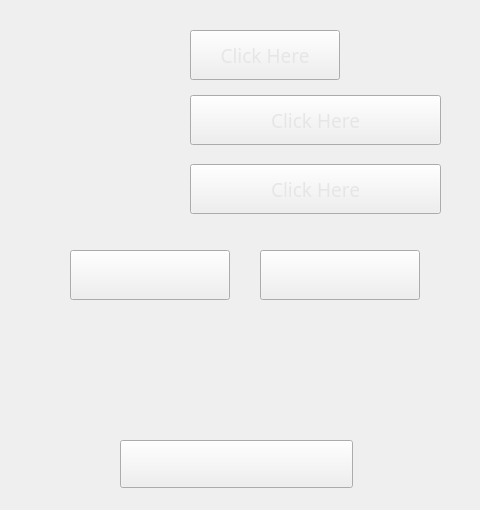
<?xml version="1.0" encoding="UTF-8"?>
<ui version="4.0">
 <class>Report</class>
 <widget class="QWidget" name="Report">
  <property name="geometry">
   <rect>
    <x>0</x>
    <y>0</y>
    <width>480</width>
    <height>510</height>
   </rect>
  </property>
  <property name="windowTitle">
   <string>Form</string>
  </property>
  <widget class="QStackedWidget" name="stackedWidget">
   <property name="geometry">
    <rect>
     <x>0</x>
     <y>0</y>
     <width>480</width>
     <height>510</height>
    </rect>
   </property>
   <property name="currentIndex">
    <number>0</number>
   </property>
   <widget class="QWidget" name="page_Report">
    <property name="styleSheet">
     <string notr="true">#page_Report{
	border-image: url(:/PNG/Report01.png);
}</string>
    </property>
    <widget class="QPushButton" name="product_btn">
     <property name="geometry">
      <rect>
       <x>190</x>
       <y>30</y>
       <width>150</width>
       <height>50</height>
      </rect>
     </property>
     <property name="font">
      <font>
       <family>Satoshi Variable</family>
       <pointsize>14</pointsize>
      </font>
     </property>
     <property name="styleSheet">
      <string notr="true">#product_btn{
	border-image: url(:/PNG/PNG/btn_product.png);
	color: rgb(230, 230, 230);
}</string>
     </property>
     <property name="text">
      <string>Click Here</string>
     </property>
    </widget>
    <widget class="QPushButton" name="from_btn">
     <property name="geometry">
      <rect>
       <x>190</x>
       <y>95</y>
       <width>251</width>
       <height>50</height>
      </rect>
     </property>
     <property name="font">
      <font>
       <family>Satoshi Variable</family>
       <pointsize>14</pointsize>
      </font>
     </property>
     <property name="styleSheet">
      <string notr="true">#from_btn{
	border-image: url(:/PNG/PNG/btn.png);
	color: rgb(230, 230, 230);
}</string>
     </property>
     <property name="text">
      <string>Click Here</string>
     </property>
    </widget>
    <widget class="QPushButton" name="to_btn">
     <property name="geometry">
      <rect>
       <x>190</x>
       <y>164</y>
       <width>251</width>
       <height>50</height>
      </rect>
     </property>
     <property name="font">
      <font>
       <family>Satoshi Variable</family>
       <pointsize>14</pointsize>
      </font>
     </property>
     <property name="styleSheet">
      <string notr="true">#to_btn{
	border-image: url(:/PNG/PNG/btn.png);
	color: rgb(230, 230, 230);
}</string>
     </property>
     <property name="text">
      <string>Click Here</string>
     </property>
    </widget>
    <widget class="QPushButton" name="Done_btn">
     <property name="geometry">
      <rect>
       <x>70</x>
       <y>250</y>
       <width>160</width>
       <height>50</height>
      </rect>
     </property>
     <property name="font">
      <font>
       <family>Satoshi Variable</family>
       <pointsize>14</pointsize>
      </font>
     </property>
     <property name="styleSheet">
      <string notr="true">#Done_btn{
	border-image: url(:/PNG/btn_done.png);
	color: rgb(230, 230, 230);
}</string>
     </property>
     <property name="text">
      <string/>
     </property>
    </widget>
    <widget class="QPushButton" name="Cancel_btn">
     <property name="geometry">
      <rect>
       <x>260</x>
       <y>250</y>
       <width>160</width>
       <height>50</height>
      </rect>
     </property>
     <property name="font">
      <font>
       <family>Satoshi Variable</family>
       <pointsize>14</pointsize>
      </font>
     </property>
     <property name="styleSheet">
      <string notr="true">#Cancel_btn{
	border-image: url(:/PNG/btn_cancel.png);
	color: rgb(230, 230, 230);
}</string>
     </property>
     <property name="text">
      <string/>
     </property>
    </widget>
    <widget class="QLabel" name="email_address_lbl">
     <property name="geometry">
      <rect>
       <x>30</x>
       <y>330</y>
       <width>421</width>
       <height>91</height>
      </rect>
     </property>
     <property name="styleSheet">
      <string notr="true">#email_address_lbl
{
color: rgb(0, 0, 0);
	border-image: url(:/PNG/Email_Label.png);
}</string>
     </property>
     <property name="text">
      <string/>
     </property>
    </widget>
    <widget class="QLineEdit" name="email_address_lineEdit">
     <property name="geometry">
      <rect>
       <x>50</x>
       <y>370</y>
       <width>381</width>
       <height>51</height>
      </rect>
     </property>
     <property name="styleSheet">
      <string notr="true">#email_address_lineEdit{
	
	background-color: rgba(255, 255, 255,0%);
}</string>
     </property>
     <property name="frame">
      <bool>false</bool>
     </property>
    </widget>
    <widget class="QPushButton" name="send_report_btn">
     <property name="geometry">
      <rect>
       <x>120</x>
       <y>440</y>
       <width>233</width>
       <height>48</height>
      </rect>
     </property>
     <property name="font">
      <font>
       <family>Satoshi Variable</family>
       <pointsize>14</pointsize>
      </font>
     </property>
     <property name="styleSheet">
      <string notr="true">#send_report_btn{
	border-image: url(:/PNG/Re_send.png);
}</string>
     </property>
     <property name="text">
      <string/>
     </property>
    </widget>
    <widget class="QLabel" name="Product_label">
     <property name="geometry">
      <rect>
       <x>190</x>
       <y>30</y>
       <width>150</width>
       <height>50</height>
      </rect>
     </property>
     <property name="font">
      <font>
       <family>Satoshi Variable</family>
       <pointsize>18</pointsize>
       <bold>false</bold>
      </font>
     </property>
     <property name="styleSheet">
      <string notr="true">color: rgb(0, 0, 0);</string>
     </property>
     <property name="text">
      <string/>
     </property>
     <property name="alignment">
      <set>Qt::AlignmentFlag::AlignCenter</set>
     </property>
    </widget>
    <widget class="QLabel" name="From_label">
     <property name="geometry">
      <rect>
       <x>190</x>
       <y>95</y>
       <width>251</width>
       <height>50</height>
      </rect>
     </property>
     <property name="font">
      <font>
       <family>Yu Gothic UI Semibold</family>
       <pointsize>14</pointsize>
       <bold>true</bold>
      </font>
     </property>
     <property name="styleSheet">
      <string notr="true">color: rgb(0, 0, 0);</string>
     </property>
     <property name="text">
      <string/>
     </property>
     <property name="alignment">
      <set>Qt::AlignmentFlag::AlignCenter</set>
     </property>
    </widget>
    <widget class="QLabel" name="To_label">
     <property name="geometry">
      <rect>
       <x>190</x>
       <y>165</y>
       <width>251</width>
       <height>50</height>
      </rect>
     </property>
     <property name="font">
      <font>
       <family>Yu Gothic UI Semibold</family>
       <pointsize>14</pointsize>
       <bold>true</bold>
      </font>
     </property>
     <property name="styleSheet">
      <string notr="true">color: rgb(0, 0, 0);</string>
     </property>
     <property name="text">
      <string/>
     </property>
     <property name="alignment">
      <set>Qt::AlignmentFlag::AlignCenter</set>
     </property>
    </widget>
   </widget>
   <widget class="QWidget" name="page_From">
    <property name="styleSheet">
     <string notr="true">#page_From{
	border-image: url(:/PNG/From.png);
}</string>
    </property>
    <widget class="QPushButton" name="Form_oK_btn">
     <property name="geometry">
      <rect>
       <x>370</x>
       <y>230</y>
       <width>75</width>
       <height>71</height>
      </rect>
     </property>
     <property name="styleSheet">
      <string notr="true">#Form_oK_btn{
	border-image: url(:/PNG/Form_ok.png);
}
</string>
     </property>
     <property name="text">
      <string/>
     </property>
    </widget>
    <widget class="QSpinBox" name="Year_spinBox">
     <property name="geometry">
      <rect>
       <x>144</x>
       <y>88</y>
       <width>191</width>
       <height>61</height>
      </rect>
     </property>
     <property name="font">
      <font>
       <family>Yu Gothic UI Semibold</family>
       <pointsize>18</pointsize>
       <bold>true</bold>
      </font>
     </property>
     <property name="styleSheet">
      <string notr="true">#Year_spinBox {
 padding-left:2px;
	background-color: rgba(255, 255, 255,0%);
	color: rgb(255, 255, 255);
 }

#Year_spinBox::up-button {
	border-image: url(:/Image/Asset 1.png);

     subcontrol-origin: border;
     subcontrol-position: center right; /* position at the top right corner */
height:55;
     width: 30px; /* 16 + 2*1px border-width = 15px padding + 3px parent border */
     border-width: 1px;
 }
#Year_spinBox::up-button::pressed{
 padding-right:5px;
height:50;
     width: 25px;
}
#Year_spinBox::down-button {
	border-image: url(:/Image/Asset 2.png);
     subcontrol-origin: border;
     subcontrol-position: center left; /* position at bottom right corner */
height:55;
     width: 30px;
     border-width: 1px;
     border-top-width: 0;
 }
#Year_spinBox::down-button::pressed{
 padding-left:5px;
height:50;
     width: 25px;
}</string>
     </property>
     <property name="alignment">
      <set>Qt::AlignmentFlag::AlignCenter</set>
     </property>
     <property name="prefix">
      <string/>
     </property>
     <property name="minimum">
      <number>1402</number>
     </property>
     <property name="maximum">
      <number>1440</number>
     </property>
     <property name="value">
      <number>1402</number>
     </property>
    </widget>
    <widget class="QSpinBox" name="Month_spinBox">
     <property name="geometry">
      <rect>
       <x>144</x>
       <y>158</y>
       <width>191</width>
       <height>61</height>
      </rect>
     </property>
     <property name="font">
      <font>
       <family>Yu Gothic UI Semibold</family>
       <pointsize>18</pointsize>
       <bold>true</bold>
      </font>
     </property>
     <property name="styleSheet">
      <string notr="true">#Month_spinBox {
 padding-left:2px;
	background-color: rgba(255, 255, 255,0%);
	color: rgb(255, 255, 255);
 }

#Month_spinBox::up-button {
	border-image: url(:/Image/Asset 1.png);

     subcontrol-origin: border;
     subcontrol-position: center right; /* position at the top right corner */
height:55;
     width: 30px; /* 16 + 2*1px border-width = 15px padding + 3px parent border */
     border-width: 1px;
 }
#Month_spinBox::up-button::pressed{
 padding-right:5px;
height:50;
     width: 25px;
}
#Month_spinBox::down-button {
	border-image: url(:/Image/Asset 2.png);
     subcontrol-origin: border;
     subcontrol-position: center left; /* position at bottom right corner */
height:55;
     width: 30px;
     border-width: 1px;
     border-top-width: 0;
 }
#Month_spinBox::down-button::pressed{
 padding-left:5px;
height:50;
     width: 25px;
}</string>
     </property>
     <property name="alignment">
      <set>Qt::AlignmentFlag::AlignCenter</set>
     </property>
     <property name="prefix">
      <string>0</string>
     </property>
     <property name="minimum">
      <number>1</number>
     </property>
     <property name="maximum">
      <number>12</number>
     </property>
     <property name="stepType">
      <enum>QAbstractSpinBox::StepType::DefaultStepType</enum>
     </property>
     <property name="value">
      <number>1</number>
     </property>
    </widget>
    <widget class="QSpinBox" name="Day_spinBox">
     <property name="geometry">
      <rect>
       <x>144</x>
       <y>224</y>
       <width>191</width>
       <height>61</height>
      </rect>
     </property>
     <property name="font">
      <font>
       <family>Yu Gothic UI Semibold</family>
       <pointsize>18</pointsize>
       <bold>true</bold>
      </font>
     </property>
     <property name="styleSheet">
      <string notr="true">#Day_spinBox{
 padding-left:2px;
	background-color: rgba(255, 255, 255,0%);
	color: rgb(255, 255, 255);
format:&quot;%02.0f&quot;;
 }

#Day_spinBox::up-button {
	border-image: url(:/Image/Asset 1.png);

     subcontrol-origin: border;
     subcontrol-position: center right; /* position at the top right corner */
height:55;
     width: 30px; /* 16 + 2*1px border-width = 15px padding + 3px parent border */
     border-width: 1px;
 }
#Day_spinBox::up-button::pressed{
 padding-right:5px;
height:50;
     width: 25px;
}
#Day_spinBox::down-button {
	border-image: url(:/Image/Asset 2.png);
     subcontrol-origin: border;
     subcontrol-position: center left; /* position at bottom right corner */
height:55;
     width: 30px;
     border-width: 1px;
     border-top-width: 0;
 }
#Day_spinBox::down-button::pressed{
 padding-left:5px;
height:50;
     width: 25px;
}</string>
     </property>
     <property name="alignment">
      <set>Qt::AlignmentFlag::AlignCenter</set>
     </property>
     <property name="prefix">
      <string>0</string>
     </property>
     <property name="minimum">
      <number>1</number>
     </property>
     <property name="maximum">
      <number>31</number>
     </property>
     <property name="value">
      <number>1</number>
     </property>
     <property name="displayIntegerBase">
      <number>10</number>
     </property>
    </widget>
    <widget class="QSpinBox" name="Hour_spinBox">
     <property name="geometry">
      <rect>
       <x>144</x>
       <y>290</y>
       <width>191</width>
       <height>61</height>
      </rect>
     </property>
     <property name="font">
      <font>
       <family>Yu Gothic UI Semibold</family>
       <pointsize>18</pointsize>
       <bold>true</bold>
      </font>
     </property>
     <property name="styleSheet">
      <string notr="true">#Hour_spinBox{
 padding-left:2px;
	background-color: rgba(255, 255, 255,0%);
	color: rgb(255, 255, 255);
 }

#Hour_spinBox::up-button {
	border-image: url(:/Image/Asset 1.png);

     subcontrol-origin: border;
     subcontrol-position: center right; /* position at the top right corner */
height:55;
     width: 30px; /* 16 + 2*1px border-width = 15px padding + 3px parent border */
     border-width: 1px;
 }
#Hour_spinBox::up-button::pressed{
 padding-right:5px;
height:50;
     width: 25px;
}
#Hour_spinBox::down-button {
	border-image: url(:/Image/Asset 2.png);
     subcontrol-origin: border;
     subcontrol-position: center left; /* position at bottom right corner */
height:55;
     width: 30px;
     border-width: 1px;
     border-top-width: 0;
 }
#Hour_spinBox::down-button::pressed{
 padding-left:5px;
height:50;
     width: 25px;
}</string>
     </property>
     <property name="alignment">
      <set>Qt::AlignmentFlag::AlignCenter</set>
     </property>
     <property name="prefix">
      <string>0</string>
     </property>
     <property name="minimum">
      <number>0</number>
     </property>
     <property name="maximum">
      <number>23</number>
     </property>
    </widget>
    <widget class="QSpinBox" name="Minute_spinBox">
     <property name="geometry">
      <rect>
       <x>144</x>
       <y>360</y>
       <width>191</width>
       <height>61</height>
      </rect>
     </property>
     <property name="font">
      <font>
       <family>Yu Gothic UI Semibold</family>
       <pointsize>18</pointsize>
       <bold>true</bold>
      </font>
     </property>
     <property name="styleSheet">
      <string notr="true">#Minute_spinBox{
 padding-left:2px;
	background-color: rgba(255, 255, 255,0%);
	color: rgb(255, 255, 255);
 }

#Minute_spinBox::up-button {
	border-image: url(:/Image/Asset 1.png);

     subcontrol-origin: border;
     subcontrol-position: center right; /* position at the top right corner */
height:55;
     width: 30px; /* 16 + 2*1px border-width = 15px padding + 3px parent border */
     border-width: 1px;
 }
#Minute_spinBox::up-button::pressed{
 padding-right:5px;
height:50;
     width: 25px;
}
#Minute_spinBox::down-button {
	border-image: url(:/Image/Asset 2.png);
     subcontrol-origin: border;
     subcontrol-position: center left; /* position at bottom right corner */
height:55;
     width: 30px;
     border-width: 1px;
     border-top-width: 0;
 }
#Minute_spinBox::down-button::pressed{
 padding-left:5px;
height:50;
     width: 25px;
}</string>
     </property>
     <property name="alignment">
      <set>Qt::AlignmentFlag::AlignCenter</set>
     </property>
     <property name="prefix">
      <string>0</string>
     </property>
     <property name="minimum">
      <number>0</number>
     </property>
     <property name="maximum">
      <number>60</number>
     </property>
    </widget>
    <widget class="QSpinBox" name="Second_spinBox">
     <property name="geometry">
      <rect>
       <x>144</x>
       <y>426</y>
       <width>191</width>
       <height>61</height>
      </rect>
     </property>
     <property name="font">
      <font>
       <family>Yu Gothic UI Semibold</family>
       <pointsize>18</pointsize>
       <bold>true</bold>
      </font>
     </property>
     <property name="styleSheet">
      <string notr="true">#Second_spinBox{
 padding-left:2px;
	background-color: rgba(255, 255, 255,0%);
	color: rgb(255, 255, 255);
 }

#Second_spinBox::up-button {
	border-image: url(:/Image/Asset 1.png);

     subcontrol-origin: border;
     subcontrol-position: center right; /* position at the top right corner */
height:55;
     width: 30px; /* 16 + 2*1px border-width = 15px padding + 3px parent border */
     border-width: 1px;
 }
#Second_spinBox::up-button::pressed{
 padding-right:5px;
height:50;
     width: 25px;
}
#Second_spinBox::down-button {
	border-image: url(:/Image/Asset 2.png);
     subcontrol-origin: border;
     subcontrol-position: center left; /* position at bottom right corner */
height:55;
     width: 30px;
     border-width: 1px;
     border-top-width: 0;
 }
#Second_spinBox::down-button::pressed{
 padding-left:5px;
height:50;
     width: 25px;
}</string>
     </property>
     <property name="alignment">
      <set>Qt::AlignmentFlag::AlignCenter</set>
     </property>
     <property name="prefix">
      <string>0</string>
     </property>
     <property name="minimum">
      <number>0</number>
     </property>
     <property name="maximum">
      <number>60</number>
     </property>
    </widget>
   </widget>
   <widget class="QWidget" name="page_To">
    <property name="styleSheet">
     <string notr="true">#page_To{
	border-image: url(:/PNG/To.png);
}</string>
    </property>
    <widget class="QSpinBox" name="Year_spinBox_To">
     <property name="geometry">
      <rect>
       <x>144</x>
       <y>88</y>
       <width>191</width>
       <height>61</height>
      </rect>
     </property>
     <property name="font">
      <font>
       <family>Yu Gothic UI Semibold</family>
       <pointsize>18</pointsize>
       <bold>true</bold>
      </font>
     </property>
     <property name="styleSheet">
      <string notr="true">#Year_spinBox_To {
 padding-left:2px;
	background-color: rgba(255, 255, 255,0%);
	color: rgb(255, 255, 255);
 }

#Year_spinBox_To::up-button {
	border-image: url(:/Image/Asset 1.png);

     subcontrol-origin: border;
     subcontrol-position: center right; /* position at the top right corner */
height:55;
     width: 30px; /* 16 + 2*1px border-width = 15px padding + 3px parent border */
     border-width: 1px;
 }
#Year_spinBox_To::up-button::pressed{
 padding-right:5px;
height:50;
     width: 25px;
}
#Year_spinBox_To::down-button {
	border-image: url(:/Image/Asset 2.png);
     subcontrol-origin: border;
     subcontrol-position: center left; /* position at bottom right corner */
height:55;
     width: 30px;
     border-width: 1px;
     border-top-width: 0;
 }
#Year_spinBox_To::down-button::pressed{
 padding-left:5px;
height:50;
     width: 25px;
}</string>
     </property>
     <property name="alignment">
      <set>Qt::AlignmentFlag::AlignCenter</set>
     </property>
     <property name="minimum">
      <number>1402</number>
     </property>
     <property name="maximum">
      <number>1440</number>
     </property>
    </widget>
    <widget class="QSpinBox" name="Month_spinBox_To">
     <property name="geometry">
      <rect>
       <x>144</x>
       <y>158</y>
       <width>191</width>
       <height>61</height>
      </rect>
     </property>
     <property name="font">
      <font>
       <family>Yu Gothic UI Semibold</family>
       <pointsize>18</pointsize>
       <bold>true</bold>
      </font>
     </property>
     <property name="styleSheet">
      <string notr="true">#Month_spinBox_To {
 padding-left:2px;
	background-color: rgba(255, 255, 255,0%);
	color: rgb(255, 255, 255);
 }

#Month_spinBox_To::up-button {
	border-image: url(:/Image/Asset 1.png);

     subcontrol-origin: border;
     subcontrol-position: center right; /* position at the top right corner */
height:55;
     width: 30px; /* 16 + 2*1px border-width = 15px padding + 3px parent border */
     border-width: 1px;
 }
#Month_spinBox_To::up-button::pressed{
 padding-right:5px;
height:50;
     width: 25px;
}
#Month_spinBox_To::down-button {
	border-image: url(:/Image/Asset 2.png);
     subcontrol-origin: border;
     subcontrol-position: center left; /* position at bottom right corner */
height:55;
     width: 30px;
     border-width: 1px;
     border-top-width: 0;
 }
#Month_spinBox_To::down-button::pressed{
 padding-left:5px;
height:50;
     width: 25px;
}</string>
     </property>
     <property name="alignment">
      <set>Qt::AlignmentFlag::AlignCenter</set>
     </property>
     <property name="prefix">
      <string>0</string>
     </property>
     <property name="minimum">
      <number>1</number>
     </property>
     <property name="maximum">
      <number>12</number>
     </property>
    </widget>
    <widget class="QSpinBox" name="Day_spinBox_To">
     <property name="geometry">
      <rect>
       <x>144</x>
       <y>226</y>
       <width>191</width>
       <height>61</height>
      </rect>
     </property>
     <property name="font">
      <font>
       <family>Yu Gothic UI Semibold</family>
       <pointsize>18</pointsize>
       <bold>true</bold>
      </font>
     </property>
     <property name="styleSheet">
      <string notr="true">#Day_spinBox_To{
 padding-left:2px;
	background-color: rgba(255, 255, 255,0%);
	color: rgb(255, 255, 255);
 }

#Day_spinBox_To::up-button {
	border-image: url(:/Image/Asset 1.png);

     subcontrol-origin: border;
     subcontrol-position: center right; /* position at the top right corner */
height:55;
     width: 30px; /* 16 + 2*1px border-width = 15px padding + 3px parent border */
     border-width: 1px;
 }
#Day_spinBox_To::up-button::pressed{
 padding-right:5px;
height:50;
     width: 25px;
}
#Day_spinBox_To::down-button {
	border-image: url(:/Image/Asset 2.png);
     subcontrol-origin: border;
     subcontrol-position: center left; /* position at bottom right corner */
height:55;
     width: 30px;
     border-width: 1px;
     border-top-width: 0;
 }
#Day_spinBox_To::down-button::pressed{
 padding-left:5px;
height:50;
     width: 25px;
}</string>
     </property>
     <property name="alignment">
      <set>Qt::AlignmentFlag::AlignCenter</set>
     </property>
     <property name="prefix">
      <string>0</string>
     </property>
     <property name="minimum">
      <number>1</number>
     </property>
     <property name="maximum">
      <number>31</number>
     </property>
    </widget>
    <widget class="QSpinBox" name="Hour_spinBox_To">
     <property name="geometry">
      <rect>
       <x>144</x>
       <y>290</y>
       <width>191</width>
       <height>61</height>
      </rect>
     </property>
     <property name="font">
      <font>
       <family>Yu Gothic UI Semibold</family>
       <pointsize>18</pointsize>
       <bold>true</bold>
      </font>
     </property>
     <property name="styleSheet">
      <string notr="true">#Hour_spinBox_To{
 padding-left:2px;
	background-color: rgba(255, 255, 255,0%);
	color: rgb(255, 255, 255);
 }

#Hour_spinBox_To::up-button {
	border-image: url(:/Image/Asset 1.png);

     subcontrol-origin: border;
     subcontrol-position: center right; /* position at the top right corner */
height:55;
     width: 30px; /* 16 + 2*1px border-width = 15px padding + 3px parent border */
     border-width: 1px;
 }
#Hour_spinBox_To::up-button::pressed{
 padding-right:5px;
height:50;
     width: 25px;
}
#Hour_spinBox_To::down-button {
	border-image: url(:/Image/Asset 2.png);
     subcontrol-origin: border;
     subcontrol-position: center left; /* position at bottom right corner */
height:55;
     width: 30px;
     border-width: 1px;
     border-top-width: 0;
 }
#Hour_spinBox_To::down-button::pressed{
 padding-left:5px;
height:50;
     width: 25px;
}</string>
     </property>
     <property name="alignment">
      <set>Qt::AlignmentFlag::AlignCenter</set>
     </property>
     <property name="prefix">
      <string>0</string>
     </property>
     <property name="minimum">
      <number>0</number>
     </property>
     <property name="maximum">
      <number>23</number>
     </property>
    </widget>
    <widget class="QSpinBox" name="Minute_spinBox_To">
     <property name="geometry">
      <rect>
       <x>144</x>
       <y>358</y>
       <width>191</width>
       <height>61</height>
      </rect>
     </property>
     <property name="font">
      <font>
       <family>Yu Gothic UI Semibold</family>
       <pointsize>18</pointsize>
       <bold>true</bold>
      </font>
     </property>
     <property name="styleSheet">
      <string notr="true">#Minute_spinBox_To{
 padding-left:2px;
	background-color: rgba(255, 255, 255,0%);
	color: rgb(255, 255, 255);
 }

#Minute_spinBox_To::up-button {
	border-image: url(:/Image/Asset 1.png);

     subcontrol-origin: border;
     subcontrol-position: center right; /* position at the top right corner */
height:55;
     width: 30px; /* 16 + 2*1px border-width = 15px padding + 3px parent border */
     border-width: 1px;
 }
#Minute_spinBox_To::up-button::pressed{
 padding-right:5px;
height:50;
     width: 25px;
}
#Minute_spinBox_To::down-button {
	border-image: url(:/Image/Asset 2.png);
     subcontrol-origin: border;
     subcontrol-position: center left; /* position at bottom right corner */
height:55;
     width: 30px;
     border-width: 1px;
     border-top-width: 0;
 }
#Minute_spinBox_To::down-button::pressed{
 padding-left:5px;
height:50;
     width: 25px;
}</string>
     </property>
     <property name="alignment">
      <set>Qt::AlignmentFlag::AlignCenter</set>
     </property>
     <property name="prefix">
      <string>0</string>
     </property>
     <property name="minimum">
      <number>0</number>
     </property>
     <property name="maximum">
      <number>60</number>
     </property>
    </widget>
    <widget class="QSpinBox" name="Second_spinBox_To">
     <property name="geometry">
      <rect>
       <x>144</x>
       <y>427</y>
       <width>191</width>
       <height>61</height>
      </rect>
     </property>
     <property name="font">
      <font>
       <family>Yu Gothic UI Semibold</family>
       <pointsize>18</pointsize>
       <bold>true</bold>
      </font>
     </property>
     <property name="styleSheet">
      <string notr="true">#Second_spinBox_To{
 padding-left:2px;
	background-color: rgba(255, 255, 255,0%);
	color: rgb(255, 255, 255);
 }

#Second_spinBox_To::up-button {
	border-image: url(:/Image/Asset 1.png);

     subcontrol-origin: border;
     subcontrol-position: center right; /* position at the top right corner */
height:55;
     width: 30px; /* 16 + 2*1px border-width = 15px padding + 3px parent border */
     border-width: 1px;
 }
#Second_spinBox_To::up-button::pressed{
 padding-right:5px;
height:50;
     width: 25px;
}
#Second_spinBox_To::down-button {
	border-image: url(:/Image/Asset 2.png);
     subcontrol-origin: border;
     subcontrol-position: center left; /* position at bottom right corner */
height:55;
     width: 30px;
     border-width: 1px;
     border-top-width: 0;
 }
#Second_spinBox_To::down-button::pressed{
 padding-left:5px;
height:50;
     width: 25px;
}</string>
     </property>
     <property name="alignment">
      <set>Qt::AlignmentFlag::AlignCenter</set>
     </property>
     <property name="prefix">
      <string>0</string>
     </property>
     <property name="minimum">
      <number>0</number>
     </property>
     <property name="maximum">
      <number>60</number>
     </property>
    </widget>
    <widget class="QPushButton" name="oK_btn_To">
     <property name="geometry">
      <rect>
       <x>370</x>
       <y>230</y>
       <width>75</width>
       <height>71</height>
      </rect>
     </property>
     <property name="styleSheet">
      <string notr="true">#oK_btn_To{
	border-image: url(:/PNG/Form_ok.png);
}
</string>
     </property>
     <property name="text">
      <string/>
     </property>
    </widget>
   </widget>
   <widget class="QWidget" name="page_Products">
    <property name="styleSheet">
     <string notr="true">#page_Products{
	border-image: url(:/PNG/Products.png);
}</string>
    </property>
    <widget class="QPushButton" name="Product_pushButton_1">
     <property name="geometry">
      <rect>
       <x>140</x>
       <y>90</y>
       <width>230</width>
       <height>50</height>
      </rect>
     </property>
     <property name="font">
      <font>
       <family>Yu Gothic UI Semibold</family>
       <pointsize>18</pointsize>
       <bold>true</bold>
      </font>
     </property>
     <property name="styleSheet">
      <string notr="true">#Product_pushButton_1

{
	border-image: url(:/PNG/Product_btn.png);
color: rgb(255, 255, 255);
}
</string>
     </property>
     <property name="text">
      <string/>
     </property>
    </widget>
    <widget class="QPushButton" name="Product_pushButton_2">
     <property name="geometry">
      <rect>
       <x>140</x>
       <y>160</y>
       <width>230</width>
       <height>50</height>
      </rect>
     </property>
     <property name="font">
      <font>
       <family>Yu Gothic UI Semibold</family>
       <pointsize>18</pointsize>
       <bold>true</bold>
      </font>
     </property>
     <property name="styleSheet">
      <string notr="true">#Product_pushButton_2{
	border-image: url(:/PNG/Product_btn.png);
color: rgb(255, 255, 255);
}</string>
     </property>
     <property name="text">
      <string/>
     </property>
    </widget>
    <widget class="QPushButton" name="Product_pushButton_3">
     <property name="geometry">
      <rect>
       <x>140</x>
       <y>230</y>
       <width>230</width>
       <height>50</height>
      </rect>
     </property>
     <property name="font">
      <font>
       <family>Yu Gothic UI Semibold</family>
       <pointsize>18</pointsize>
       <bold>true</bold>
      </font>
     </property>
     <property name="styleSheet">
      <string notr="true">#Product_pushButton_3{
	
	border-image: url(:/PNG/Product_btn.png);
color: rgb(255, 255, 255);
}</string>
     </property>
     <property name="text">
      <string/>
     </property>
    </widget>
    <widget class="QPushButton" name="Product_pushButton_4">
     <property name="geometry">
      <rect>
       <x>140</x>
       <y>300</y>
       <width>230</width>
       <height>50</height>
      </rect>
     </property>
     <property name="font">
      <font>
       <family>Yu Gothic UI Semibold</family>
       <pointsize>18</pointsize>
       <bold>true</bold>
      </font>
     </property>
     <property name="styleSheet">
      <string notr="true">#Product_pushButton_4{
	
	border-image: url(:/PNG/Product_btn.png);
color: rgb(255, 255, 255);
}</string>
     </property>
     <property name="text">
      <string/>
     </property>
    </widget>
    <widget class="QPushButton" name="Product_pushButton_5">
     <property name="geometry">
      <rect>
       <x>140</x>
       <y>370</y>
       <width>230</width>
       <height>50</height>
      </rect>
     </property>
     <property name="font">
      <font>
       <family>Yu Gothic UI Semibold</family>
       <pointsize>18</pointsize>
       <bold>true</bold>
      </font>
     </property>
     <property name="styleSheet">
      <string notr="true">#Product_pushButton_5
{
	border-image: url(:/PNG/Product_btn.png);
color: rgb(255, 255, 255);
}</string>
     </property>
     <property name="text">
      <string/>
     </property>
    </widget>
    <widget class="QPushButton" name="Product_pushButton_6">
     <property name="geometry">
      <rect>
       <x>140</x>
       <y>440</y>
       <width>230</width>
       <height>50</height>
      </rect>
     </property>
     <property name="font">
      <font>
       <family>Yu Gothic UI Semibold</family>
       <pointsize>18</pointsize>
       <bold>true</bold>
      </font>
     </property>
     <property name="styleSheet">
      <string notr="true">#Product_pushButton_6{
	border-image: url(:/PNG/Product_btn.png);
color: rgb(255, 255, 255);
}</string>
     </property>
     <property name="text">
      <string/>
     </property>
    </widget>
   </widget>
  </widget>
 </widget>
 <resources/>
 <connections/>
</ui>
